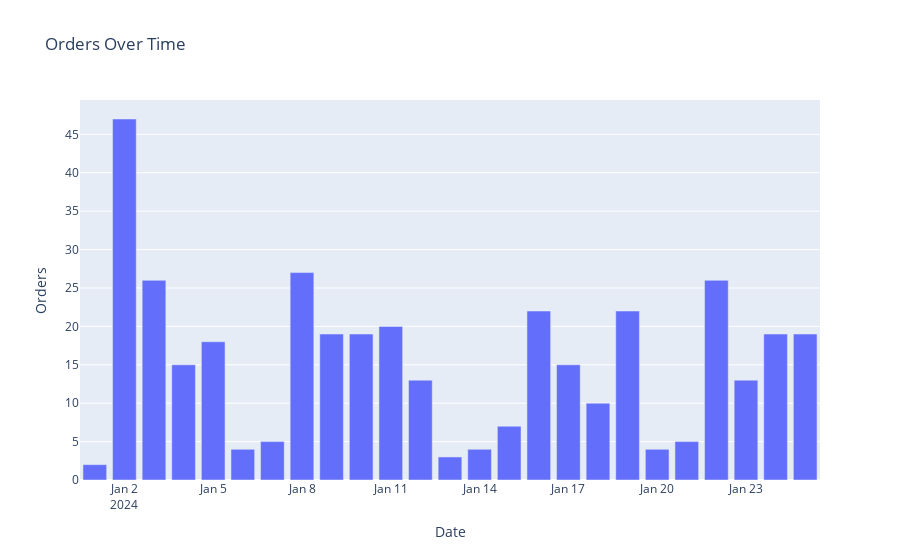

Notebook code for this chart:
### Markdown cell above
This code snippet defines data for a plot and creates a bar plot using the defined data. Using plotly it visualizes the trend of orders over time by day, with the x-axis representing dates and the y-axis representing the number of orders.

### Code cell
# Define data for the plot
x_values = sorted_df[dimension]
y_values = sorted_df[metric]

# Create a bar chart
fig = go.Figure()
fig.add_trace(go.Bar(x=x_values, y=y_values, name=metric))

# Update layout
fig.update_layout(title='Orders Over Time',
                   xaxis_title='Date',
                   yaxis_title='Orders')

# Show plot
fig.show()

### Figure 1 — Plotly figure (JSON) as saved in the notebook; plotly's stock layout.template omitted (floating-point values rounded to 4 significant figures)
{"data": [{"name": "metrics/orders", "type": "bar", "x": ["2024-01-01", "2024-01-02", "2024-01-03", "2024-01-04", "2024-01-05", "2024-01-06", "2024-01-07", "2024-01-08", "2024-01-09", "2024-01-10", "2024-01-11", "2024-01-12", "2024-01-13", "2024-01-14", "2024-01-15", "2024-01-16", "2024-01-17", "2024-01-18", "2024-01-19", "2024-01-20", "2024-01-21", "2024-01-22", "2024-01-23", "2024-01-24", "2024-01-25"], "y": [2, 47, 26, 15, 18, 4, 5, 27, 19, 19, 20, 13, 3, 4, 7, 22, 15, 10, 22, 4, 5, 26, 13, 19, 19]}], "layout": {"title": {"text": "Orders Over Time"}, "xaxis": {"title": {"text": "Date"}}, "yaxis": {"title": {"text": "Orders"}}}}
